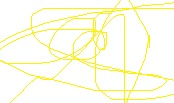
#> input picture imageTest.png, 174 x 103 px, found by its file name
$ python compression.py
#> lines starting #> are read from the running program, lines starting #| are printed output that depends on the picture; long printed decimals are rounded
### myapp/imageTester.py
import base64

def test(base):
    with open("imageTest.png", "wb") as fh:
        fh.write(base64.decodebytes(base.encode()))


def saveImage(path, file):
    # text_file = open("C:/Users/Kamil/Desktop/Kompresja/Kompresja/Output.txt", "r")
    # img = text_file.read()
    with open(path, "rb") as image_file:
        data = base64.b64encode(image_file.read()).decode('ascii')
    text_file = open(file, "w")
    text_file.write(data)
    text_file.close()
    # print(img[22:])
    print(data)
    return data

### myapp/testCompression/compression.py
import cv2
import numpy as np
import time

from myapp.imageTester import saveImage


class LusakujaAlgorithm:
    # decide if want to use a mask for y channel
    use_mask = True

    # value used when calculating how pixel can differ from each other
    # and we decide that we assign 0 instead of this value
    # should be <2,5>
    diff_threshold_value = 3
    diff_threshold_vale_max = 5

    # parameters for display for each channel in ycrcb
    start_size = [0, 0, 0]
    mask_size = [0, 0, 0]
    difference_size = [0, 0, 0]
    rlc_size = [0, 0, 0]
    size_before = 0
    size_after = 0

    compression_result_time = 0
    decompression_result_time = 0
    @staticmethod
    def get_difference_between_img(img_1, img_2):
        height_1, width_1, channel_1 = img_1.shape
        height_2, width_2, channel_2 = img_2.shape
        if height_1 != height_2 or width_1 != width_2 or channel_1 != channel_2:
            return -1

        sum_channel = [0, 0, 0]

        for c in range(channel_1):
            for h in range(height_1):
                for w in range(width_1):
                    sum_channel[c] = sum_channel[c] + abs(int(img_1[h][w][c]) - int(img_2[h][w][c]))

        sum = sum_channel[0] + sum_channel[1] + sum_channel[2]
        return sum, sum_channel

    @staticmethod
    def convert_to_rlc(input: list) -> list:
        """
        Converting to rlc list
        :param input: list
        :return:
        """
        rlc = []
        last_val = input[0]
        count = 1
        # iterate over vars to get rlc list
        for i in range(1, len(input)):
            if last_val == input[i]:
                count = count + 1
            else:
                rlc.append(count)
                rlc.append(last_val)
                last_val = input[i]
                count = 1
        # add last element
        rlc.append(count)
        rlc.append(last_val)
        return rlc

    def convert_to_difference_list(self, input: list) -> list:
        """
        Convert list to list composed of first pixel + different value to previous pixel
        :param input: list to convert
        :return:
        """
        diff_list = []
        diff_list.append(input[0])
        residue = 0
        append_var = 0
        converted_var = input[0]
        for i in range(1, len(input)):
            # calculate difference value between two pixels
            diff = int(input[i]) - int(input[i - 1])

            # if difference is less than diff_max_value
            if abs(diff) < self.diff_threshold_value:
                residue = residue + diff
                diff = 0

            if abs(residue) > self.diff_threshold_vale_max or converted_var + diff > 254 or converted_var+diff<0:
                append_var = diff + residue
                residue = 0
            else:
                append_var = diff
            diff_list.append(append_var)
            converted_var = converted_var + append_var
        return diff_list

    def apply_luminance_mask(self, input) -> list:
        mask_list = []

        if self.use_mask:
            for i in range(len(input)):
                # first or third row from three row pattern
                if i % 3 != 1:
                    for j in range(len(input[i])):
                        mask_list.append(input[i][j])
                # second row from three row pattern
                else:
                    for j in range(len(input[i])):
                        # get only first or third pixel in second row
                        if j % 3 == 0 or j % 3 == 2:
                            mask_list.append(input[i][j])
        else:
            for i in range(len(input)):
                for j in range(len(input[i])):
                    mask_list.append(input[i][j])
                    #print(input[i][j])
        return mask_list

    def apply_chromaticity_mask(self, input):
        mask_list = []
        for i in range(len(input)):
            if i % 3 == 1:
                for j in range(len(input[i])):
                    if j % 3 == 1:
                        mask_list.append(input[i][j])
        return mask_list

    def compute_conversion_list(self, channel, display_num: int, channel_type: str) -> list:
        """
        Get converted list for y channel
        :param channel: input array from opencv for one channel
        :param display_num: nummer of channel in display
        :param channel_type: 'y' - luminance, 'c' - chromaticity
        :return: list after conversion
        """
        # display
        self.start_size[display_num] = len(channel)*len(channel[0])

        # iterate over pixels with the mask pattern for y channel
        if channel_type == 'y':
            mask_list = self.apply_luminance_mask(channel)
        elif channel_type == 'c':
            mask_list = self.apply_chromaticity_mask(channel)

        # display
        self.mask_size[display_num] = len(mask_list)

        # make list with difference pixel values
        diff_list = self.convert_to_difference_list(mask_list)

        #display
        self.difference_size[display_num] = len(diff_list)

        # rlc conversion
        rlc_list = self.convert_to_rlc(diff_list)
        self.rlc_size[display_num] = len(rlc_list)

        return rlc_list


    def decompress_rlc(self, input: list) -> list:
        """
        # decompression from rlc
        :param input: compressed list using RLC method
        :return: decompresed list
        """
        d_rlc = []
        for i in range(0, int(len(input) / 2)):
            for j in range(input[2 * i]):
                d_rlc.append(input[2 * i + 1])
        return d_rlc

    def decompress_difference_computation(self, input : list):
        """
        Decompressing from difference computation
        :param input: compressed list using difference computation
        :return: decompressed list
        """
        d_dif = []
        d_dif.append(input[0])
        # get from dif
        for i in range(0, len(input)-1):
            dif = d_dif[i]+input[i+1]
            d_dif.append(dif)
        return d_dif

    def unapply_luminance_mask(self, input: list, width: int) -> list:
        output = []
        index = 0
        row = 0

        if self.use_mask:
            while True:
                if index == len(input):
                    break
                if row == 0 or row == 2:
                    for j in range(width):
                        if index == len(input):
                            break
                        output.append(input[index])
                        index = index + 1
                    row = row + 1
                    if row > 2:
                        row = 0
                else:
                    for j in range(width):
                        if j % 3 == 0 or j % 3 == 2:
                            output.append(input[index])
                            index = index + 1
                        else:
                            output.append(input[index-1])
                    row = row + 1
        else:
            while True:
                if index == len(input):
                    break

                for j in range(width):
                    if index == len(input):
                        break
                    output.append(input[index])
                    index = index + 1
        return output

    def unapply_chromaticity_mask(self, input, width, height) -> list:
        output = []

        tmp_row = []
        index = 0
        row_counter = 0
        pixels_in_row = int(width/3)
        if width % 3 > 0:
            pixels_in_row = pixels_in_row + 1

        for i in range(len(input)):
            if index < pixels_in_row:
                tmp_row.append(input[i])
                index = index + 1

                if index == pixels_in_row:
                    index = 0
                    for col in range(3):
                        if row_counter < height:
                            index_counter = 0
                            for j in range(len(tmp_row)):
                                for k in range(3):
                                    if index_counter < width:
                                        output.append(tmp_row[j])
                                    index_counter = index_counter + 1
                            row_counter = row_counter + 1
                    if i + 1 != len(input):
                        tmp_row = []
        if row_counter != height:
            for j in range(len(tmp_row)):
                for k in range(3):
                    output.append(tmp_row[j])
        return output

    def decompress_channel(self, input_list, width, height, channel_type):

        d_rlc = self.decompress_rlc(input_list)

        d_dif = self.decompress_difference_computation(d_rlc)

        if channel_type == 'y':
            decompressed = self.unapply_luminance_mask(d_dif, width)
        elif channel_type == 'c':
            decompressed = self.unapply_chromaticity_mask(d_dif, width, height)
        else:
            decompressed = None

        return decompressed

    def reshape_to_arrays(self, y_list, cr_list, cb_list, height, width):
        y = np.reshape(y_list, (int(width), int(height)))
        cr = np.reshape(cr_list, (int(width), int(height)))
        cb = np.reshape(cb_list, (int(width), int(height)))
        y_out = y.astype(np.uint8)
        cr_out = cr.astype(np.uint8)
        cb_out = cb.astype(np.uint8)

        return y_out, cr_out, cb_out

    def decompress_image(self, input_img):
        startTime = time.time()
        width = input_img[0]
        height = input_img[1]
        y_input = input_img[2]
        cr_input = input_img[3]
        cb_input = input_img[4]
        y_output = self.decompress_channel(y_input, width, None, 'y')
        cr_output = self.decompress_channel(cr_input, width, height, 'c')
        cb_output = self.decompress_channel(cb_input, width, height, 'c')
        endTime = time.time()
        self.decompression_result_time = endTime - startTime

        return self.reshape_to_arrays(y_output, cr_output, cb_output, width, height)

    def display_size(self):
        for i in range(3):
            print(i)
            print(self.start_size[i])
            print(self.mask_size[i])
            print(self.difference_size[i])
            print(self.rlc_size[i])

        print("Przed kompresja: "+ str(self.size_before))
        print("Po kompresji: " + str(self.size_after))
        print("Stopień kompresja: " + str(self.size_after/self.size_before))

    def start(self, image_path: str):
        startTime = time.time()
        # reading image
        img = cv2.imread(image_path)
        height, width, channel = img.shape
        ycrcb = cv2.cvtColor(img, cv2.COLOR_BGR2YCrCb)
        b, g, r = cv2.split(img)
        y, cr, cb = cv2.split(ycrcb)

        # data compression
        y_arr = self.compute_conversion_list(y, 0, 'y')
        cr_arr = self.compute_conversion_list(cr, 1, 'c')
        cb_arr = self.compute_conversion_list(cb, 2, 'c')
        # end of data compression

        img_compressed = [width, height, y_arr, cr_arr, cb_arr]

        # data decompression
        y_after, cr_after, cb_after = self.decompress_image(img_compressed)
        ycrcb_image = cv2.merge([y_after, cr_after, cb_after])
        rgb = cv2.cvtColor(ycrcb_image, cv2.COLOR_YCrCb2BGR)

        # compression parameters
        self.size_before = height * width * channel
        self.size_after = len(y_arr) + len(cr_arr) + len(cb_arr) + 1

        # cv2.imshow('IMG', img)
        # cv2.imshow('RGB', rgb)
        cv2.imwrite('C:/Users/Kamil/Desktop/Kompresja/Kompresja/lusakuja.jpg', rgb)
        cv2.waitKey()
        dif, channel_dif = self.get_difference_between_img(img, rgb)
        print("Różnica między obrazkami: " + str(dif) + ". Kanały: " + str(channel_dif[0]) + " / " + str(
            channel_dif[1]) + " / " + str(channel_dif[2]) + " / ")
        print("Średnio na piksel: " + str(dif / height / width))
        endTime = time.time()
        self.compression_result_time = endTime - startTime
        print("Czas wykonania: ")
        print(self.compression_result_time)
        print("Czas wykonania dekompresji: ")
        print(self.decompression_result_time)
        saveImage("C:/Users/Kamil/Desktop/Kompresja/Kompresja/lusakuja.jpg",
                  "C:/Users/Kamil/Desktop/Kompresja/Kompresja/Lusakuja.txt")

        return [self.compression_result_time, self.decompression_result_time]

def main(path):
    alg = LusakujaAlgorithm()
    alg.start('C:/Users/Kamil/Desktop/Kompresja/Kompresja/imageTest.png')
#> in start, img is the input picture: shape (103, 174, 3); mean B, G, R 231.2, 252.2, 252.6
#> in start, `ycrcb = cv2.cvtColor(img, cv2.COLOR_BGR2YCrCb)`: ycrcb: shape (103, 174, 3); mean of channels 0, 1, 2 249.9, 129.9, 117.5
#> in start, `b, g, r = cv2.split(img)`:
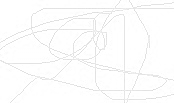
#> g: shape (103, 174); min 216, max 255, mean 252.2
#> in start, `y, cr, cb = cv2.split(ycrcb)`:
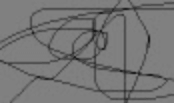
#> cb: shape (103, 174); min 24, max 133, mean 117.5
#> the loop in apply_luminance_mask, `for i in range(len(input)):` made 103 passes
#> after the loop in apply_luminance_mask, `for i in range(len(input)):`: mask_list = 15950 values, max 255 at index 0, min 210 at index 3214, mean 249.9
#> in convert_to_difference_list, `converted_var = input[0]`: converted_var = 255
#> the loop in convert_to_difference_list, `for i in range(1, len(input)):` made 15949 passes
#> (append_var, converted_var) on passes 1 to 12: (0, 255), (0, 255), (0, 255), (0, 255), (0, 255), (0, 255), (0, 255), (0, 255), (0, 255), (0, 255), (0, 255), (0, 255)
#> append_var on passes 61 to 66: 0, 0, 0, 0, 0, 0
#> after the loop in convert_to_difference_list, `for i in range(1, len(input)):`: converted_var = 254; diff_list = 15950 values, max 255 at index 0, min -42 at index 6231, mean 0.0159; residue = 1
#> in convert_to_rlc, `last_val = input[0]`: last_val = 255
#> the loop in convert_to_rlc, `for i in range(1, len(input)):` made 15949 passes
#> (last_val, count) on passes 1, 32, 33: (0, 1), (-1, 1), (0, 1)
#> count on passes 2 to 7: 2, 3, 4, 5, 6, 7
#> after the loop in convert_to_rlc, `for i in range(1, len(input)):`: rlc = 9050 values, max 255 at index 1, min -42 at index 3451, mean 1.78
#> in compute_conversion_list, `rlc_list = self.convert_to_rlc(diff_list)`: rlc_list = 9052 values, max 255 at index 1, min -42 at index 3451, mean 1.79
#> in start, `y_arr = self.compute_conversion_list(y, 0, 'y')`: y_arr has the same summary as rlc_list in compute_conversion_list
#> the loop in apply_chromaticity_mask, `for i in range(len(input)):` made 103 passes
#> after the loop in apply_chromaticity_mask, `for i in range(len(input)):`: mask_list = 1972 values, max 150 at index 611, min 123 at index 986, mean 129.9
#> the loop in convert_to_difference_list (call 2), `for i in range(1, len(input)):` made 1971 passes
#> the loop in apply_chromaticity_mask (call 2), `for i in range(len(input)):` made 103 passes
#> the loop in unapply_chromaticity_mask, `for j in range(len(tmp_row)):` made 58 passes
#> the loop in unapply_chromaticity_mask (call 2), `for j in range(len(tmp_row)):` made 58 passes
#> in reshape_to_arrays, `y = np.reshape(y_list, (int(width), int(height)))`:
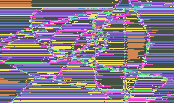
#> y: shape (103, 174) int64; 41 distinct labels, from 208 to 255; one colour per label, 0 black
#> in reshape_to_arrays, `cr = np.reshape(cr_list, (int(width), int(height)))`:
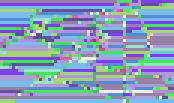
#> cr: shape (103, 174) int64; 32 distinct labels, from 119 to 151; one colour per label, 0 black
#> in reshape_to_arrays, `cb = np.reshape(cb_list, (int(width), int(height)))`:
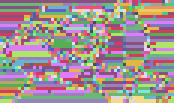
#> cb: shape (103, 174) int64; 89 distinct labels, from 31 to 134; one colour per label, 0 black
#> in start, `ycrcb_image = cv2.merge([y_after, cr_after, cb_after])`:
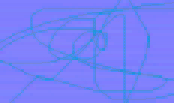
#> ycrcb_image: shape (103, 174, 3); mean of channels 0, 1, 2 248.7, 129.5, 118; drawn as B, G, R
#> in start, `rgb = cv2.cvtColor(ycrcb_image, cv2.COLOR_YCrCb2BGR)`:
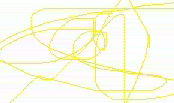
#> rgb: shape (103, 174, 3); mean B, G, R 230.4, 250.4, 249.9
#| Różnica między obrazkami: 302828. Kanały: 198392 / 44616 / 59820 /
#| Średnio na piksel: 16.897
    alg.display_size()

def times():
    alg = LusakujaAlgorithm()
    return alg.start('C:/Users/Kamil/Desktop/Kompresja/Kompresja/imageTest.png')

if __name__ == "__main__":
    main('C:/Users/Kamil/Desktop/Kompresja/Kompresja/imageTest.png')
